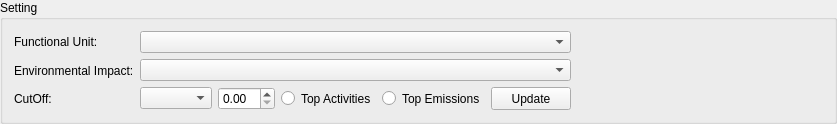
                <widget class="QGroupBox" name="groupBox_23">
                 <property name="title">
                  <string>Setting</string>
                 </property>
                 <layout class="QGridLayout" name="gridLayout_60">
                  <item row="0" column="0" rowspan="2">
                   <layout class="QVBoxLayout" name="verticalLayout">
                    <item>
                     <widget class="QLabel" name="label_60">
                      <property name="minimumSize">
                       <size>
                        <width>100</width>
                        <height>0</height>
                       </size>
                      </property>
                      <property name="text">
                       <string>Functional Unit:</string>
                      </property>
                     </widget>
                    </item>
                    <item>
                     <widget class="QLabel" name="label_61">
                      <property name="minimumSize">
                       <size>
                        <width>100</width>
                        <height>0</height>
                       </size>
                      </property>
                      <property name="text">
                       <string>Environmental Impact:</string>
                      </property>
                     </widget>
                    </item>
                    <item>
                     <widget class="QLabel" name="label_11">
                      <property name="text">
                       <string>CutOff:</string>
                      </property>
                     </widget>
                    </item>
                   </layout>
                  </item>
                  <item row="0" column="1">
                   <layout class="QVBoxLayout" name="verticalLayout_2">
                    <item>
                     <widget class="QComboBox" name="LCA_Contr_FU">
                      <property name="sizePolicy">
                       <sizepolicy hsizetype="Expanding" vsizetype="Fixed">
                        <horstretch>0</horstretch>
                        <verstretch>0</verstretch>
                       </sizepolicy>
                      </property>
                     </widget>
                    </item>
                    <item>
                     <widget class="QComboBox" name="LCA_Contr_Method">
                      <property name="sizePolicy">
                       <sizepolicy hsizetype="Expanding" vsizetype="Fixed">
                        <horstretch>0</horstretch>
                        <verstretch>0</verstretch>
                       </sizepolicy>
                      </property>
                     </widget>
                    </item>
                   </layout>
                  </item>
                  <item row="1" column="1">
                   <layout class="QHBoxLayout" name="horizontalLayout_22">
                    <item>
                     <widget class="QComboBox" name="LCA_Contr_CutOffType"/>
                    </item>
                    <item>
                     <widget class="QDoubleSpinBox" name="LCA_Contr_CutOff">
                      <property name="sizePolicy">
                       <sizepolicy hsizetype="Minimum" vsizetype="Preferred">
                        <horstretch>0</horstretch>
                        <verstretch>0</verstretch>
                       </sizepolicy>
                      </property>
                      <property name="maximumSize">
                       <size>
                        <width>16777215</width>
                        <height>16777215</height>
                       </size>
                      </property>
                     </widget>
                    </item>
                    <item>
                     <widget class="QRadioButton" name="LCA_Contr__Top_act">
                      <property name="sizePolicy">
                       <sizepolicy hsizetype="Minimum" vsizetype="Preferred">
                        <horstretch>0</horstretch>
                        <verstretch>0</verstretch>
                       </sizepolicy>
                      </property>
                      <property name="text">
                       <string>Top Activities</string>
                      </property>
                     </widget>
                    </item>
                    <item>
                     <widget class="QRadioButton" name="LCA_Contr_Top_emis">
                      <property name="sizePolicy">
                       <sizepolicy hsizetype="Minimum" vsizetype="Preferred">
                        <horstretch>0</horstretch>
                        <verstretch>0</verstretch>
                       </sizepolicy>
                      </property>
                      <property name="text">
                       <string>Top Emissions</string>
                      </property>
                     </widget>
                    </item>
                    <item>
                     <widget class="QPushButton" name="LCA_Contr_updat">
                      <property name="sizePolicy">
                       <sizepolicy hsizetype="Minimum" vsizetype="Preferred">
                        <horstretch>0</horstretch>
                        <verstretch>0</verstretch>
                       </sizepolicy>
                      </property>
                      <property name="text">
                       <string>Update</string>
                      </property>
                      <property name="icon">
                       <iconset resource="PyWOLF_Resource.qrc">
                        <normaloff>:/ICONS/PySWOLF_ICONS/Update.png</normaloff>:/ICONS/PySWOLF_ICONS/Update.png</iconset>
                      </property>
                     </widget>
                    </item>
                   </layout>
                  </item>
                  <item row="1" column="2">
                   <spacer name="horizontalSpacer_22">
                    <property name="orientation">
                     <enum>Qt::Horizontal</enum>
                    </property>
                    <property name="sizeHint" stdset="0">
                     <size>
                      <width>252</width>
                      <height>20</height>
                     </size>
                    </property>
                   </spacer>
                  </item>
                 </layout>
                </widget>
